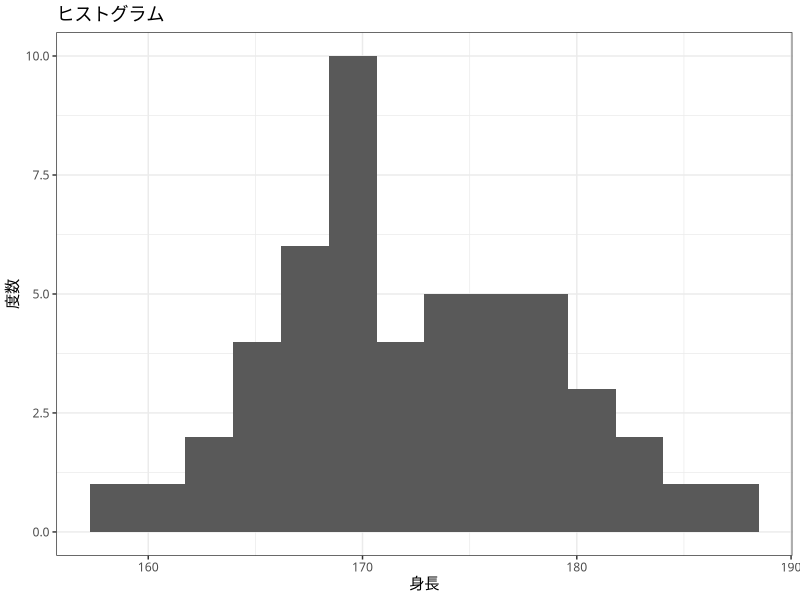
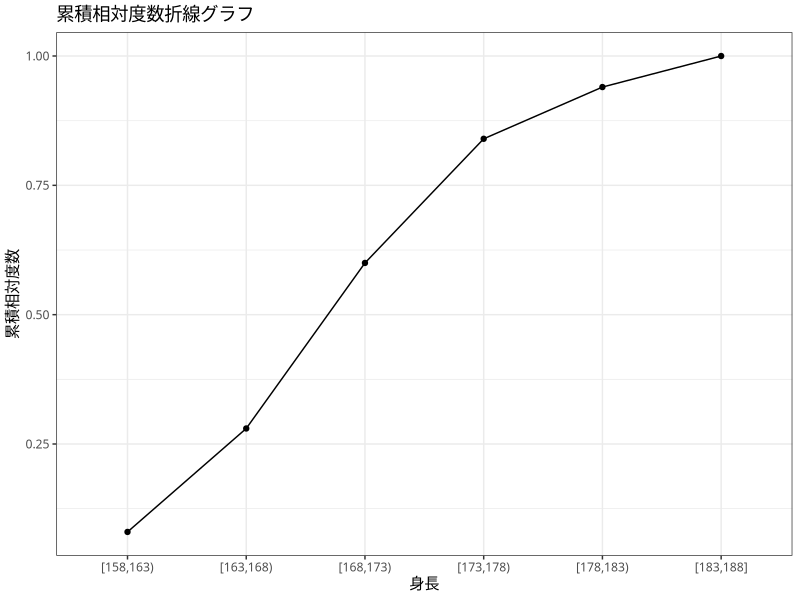

Write the R code that produced these figures, in order.
## ---- chunk 1
library(ggplot2)
theme_set( theme_bw(base_family = "HiraKakuProN-W3")) 
## ---- chunk 2
# 男性の身長データ
set.seed(123)

# 男性の身長データ（平均172cm、標準偏差7cm）
male_height <- rnorm(50, mean = 172, sd = 7)

# データフレームに変換
df <- data.frame(PersonID = 1:50, Height = round(male_height, 1))
## ---- chunk 3
head(df)
## ---- chunk 4
# 最大値と最小値の取得
max_value <- max(df$Height)
min_value <- min(df$Height)

# 範囲の計算
r <- max_value - min_value

# データの個数を取得
n <- length(df$PersonID)

# スタージェスの公式で階級数を計算
k <- ceiling(1 + log2(n))
## ---- chunk 5
# 階級幅の計算
class_width <- ceiling(r / k)

# 階級用の値を作成（最小値から階級幅ごとの数列を生成）
class_vec <- seq(from = min_value, to = max_value + class_width, by = class_width)

# 階級値の計算（right=FALSEだと左側の境界を含み、右側は含まない）
cut_data <- cut(df$Height, breaks = class_vec, right = FALSE, include.lowest = TRUE)
## ---- chunk 6
# 度数分布表を作成
freq_table <- table(cut_data)
freq_table
## ---- chunk 7
cumsum(freq_table)
## ---- chunk 8
# 相対度数の計算
relative_freq <- prop.table(freq_table)
relative_freq
## ---- chunk 9
# 累積相対度数を計算
cum_relative_freq <- cumsum(relative_freq)
cum_relative_freq
## ---- chunk 10
# ヒストグラム
ggplot(df, mapping = aes(x = Height)) +
  geom_histogram(bins = 14) +
  labs(x = "身長", y = "度数", title = "ヒストグラム")
## ---- chunk 11
# 累積相対度数折線
df_cum_relative_freq <- data.frame(
  class = names(freq_table),
  cum_relative_freq = cum_relative_freq
)
ggplot(df_cum_relative_freq, aes(x = class, y = cum_relative_freq, group = 1)) +
  geom_line() +
  geom_point() +
  labs(x = "身長", y = "累積相対度数", 
       title = "累積相対度数折線グラフ")
